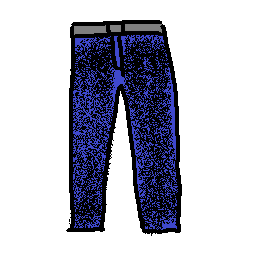
#> input picture pants.png, 256 x 256 px
$ python ANN.py
#> lines starting #> are read from the running program, lines starting #| are printed output that depends on the picture
import numpy as np
import nnfs
import os
import cv2
import pickle
import copy

nnfs.init()
#> (this line was passed over: nnfs is not available in this run)


# Dense layer
class Layer_Dense:

    # Layer initialization
    # [44 lines left out: functions __init__, forward, backward, not called in this run]

    # Retrieve layer parameters
    def get_parameters(self):
        return self.weights, self.biases

    # Set weights and biases in a layer instance
    def set_parameters(self, weights, biases):
        self.weights = weights
        self.biases = biases


# Dropout
class Layer_Dropout:

    # Init
    # [20 lines left out: functions __init__, forward, not called in this run]

    # Backward pass
    def backward(self, dvalues):
        # Gradient on values
        self.dinputs = dvalues * self.binary_mask


# Input "layer"
class Layer_Input:

    # Forward pass
    def forward(self, inputs, training):
        self.output = inputs


# ReLU activation
class Activation_ReLU:

    # Forward pass
    # [14 lines left out: functions forward, backward, not called in this run]

    # Calculate predictions for outputs
    def predictions(self, outputs):
        return outputs


# Softmax activation
class Activation_Softmax:

    # Forward pass
    # [27 lines left out: functions forward, backward, not called in this run]

    # Calculate predictions for outputs
    def predictions(self, outputs):
        return np.argmax(outputs, axis=1)


# Sigmoid activation
class Activation_Sigmoid:

    # Forward pass
    # [5 lines left out: function forward, not called in this run]

    # Backward pass
    def backward(self, dvalues):
        # Derivative - calculates from output of the sigmoid function
        self.dinputs = dvalues * (1 - self.output) * self.output

    # Calculate predictions for outputs
    def predictions(self, outputs):
        return (outputs > 0.5) * 1


# Linear activation
class Activation_Linear:

    # Forward pass
    # [4 lines left out: function forward, not called in this run]

    # Backward pass
    def backward(self, dvalues):
        # derivative is 1, 1 * dvalues = dvalues - the chain rule
        self.dinputs= dvalues.copy()

    # Calculate predictions for outputs
    def predictions(self, outputs):
        return outputs


# SGD optimizer
class Optimizer_SGD:

    # initialize optimizer - set settings,
    # learning rate of 1. is default for this optimizer
    # [6 lines left out: function __init__, not called in this run]

    # Call once before any parameter updates
    def pre_update_params(self):
        if self.decay:
            self.current_learning_rate = self.learning_rate * (1. / (1. + self.decay * self.iterations))

    # Update parameters
    # [33 lines left out: function update_params, not called in this run]

    # Call once after any parameter updates
    def post_update_params(self):
        self.iterations += 1


# Adagrad optimizer
class Optimizer_Adagrad:

    # initizalize optimizer - set settings
    # [6 lines left out: function __init__, not called in this run]

    # Call once before any parameter updates
    def pre_update_params(self):
        if self.decay:
            self.current_learning_rate = self.learning_rate * (1. / (1. + self.decay * self.iterations))

    # Update parameters
    # [16 lines left out: function update_params, not called in this run]

    # Call once after any parameter updates
    def post_update_params(self):
        self.iterations += 1


# RMSprop optimizer
class Optimizer_RMSprop:

    # Initialize optimizer - set settings
    # [7 lines left out: function __init__, not called in this run]

    # Call once before any parameter updates
    def pre_update_params(self):
        if self.decay:
            self.current_learning_rate = self.learning_rate * (1. / (1. + self.decay * self.iterations))

    # Update parameters
    # [16 lines left out: function update_params, not called in this run]

    # Call once after any parameter updates
    def post_update_params(self):
        self.iterations += 1


# Adam optimizer
class Optimizer_Adam:

    # Initialize optimizer - set settings
    # [8 lines left out: function __init__, not called in this run]

    # Call once before any parameter updates
    def pre_update_params(self):
        if self.decay:
            self.current_learning_rate = self.learning_rate * (1. / (1. + self.decay * self.iterations))

    # Update parameters
    # [32 lines left out: function update_params, not called in this run]

    # Call once after any parameter updates
    def post_update_params(self):
        self.iterations += 1


# Common loss class
class Loss:

    # Regularization loss calculation
    # [27 lines left out: function regularization_loss, not called in this run]

    # Set/remember trainable layers
    def remember_trainable_layer(self, trainable_layers):
        self.trainable_layers = trainable_layers

    # Calculates the data and regularization losses
    # given model output and ground truth values
    # [31 lines left out: functions calculate, calculate_accumulated, not called in this run]

    # Reset variables for accumulated loss
    def new_pass(self):
        self.accumulated_sum = 0
        self.accumulated_count = 0


# Cross-entropy loss
class Loss_CategoricalCrossentropy(Loss):

    # Forward pass
    # [45 lines left out: functions forward, backward, not called in this run]


# Softmax classifier - combined Softmax activation
# and cross-entropy loss for faster backward step
class Activation_Softmax_Loss_CategoricalCrossentropy():

    # Creates activation and loss function objects
    def __init__(self):
        self.activation = Activation_Softmax()
        self.loss = Loss_CategoricalCrossentropy()

    # Forward pass
    # [20 lines left out: functions forward, backward, not called in this run]


# Binary cross-entropy loss
class Loss_BinaryCrossentropy(Loss):

    # Forward pass
    # [31 lines left out: functions forward, backward, not called in this run]


# Mean Squared Erros loss
class Loss_MeanSquaredError(Loss): # L2 loss

    # Forward pass
    # [21 lines left out: functions forward, backward, not called in this run]


# Mean Absolute Error loss
class Loss_MeanAbsoluteError(Loss): # L1 loss

    # Forward pass
    # [21 lines left out: functions forward, backward, not called in this run]


# Common accuracy class
class Accuracy:

    # Calculates an accuracy given predictions and ground truth values
    # [23 lines left out: functions calculate, calculate_accumulated, not called in this run]

    # Reset varaibles for accumulated accuracy
    def new_pass(self):
        self.accumulated_sum = 0
        self.accumulated_count = 0


# Accuracy calculation for regression model
class Accuracy_Regression(Accuracy):

    def __init__(self):
        # Create precision property
        self.precision = None

    # Calculates precision value based on passed in ground truth
    def init(self, y, reinit=False):
        if self.precision is None or reinit:
            self.precision = np.std(y) / 250

    # Compares predictions to the ground truth values
    def compare(self, predictions, y):
        return np.absolute(predictions - y) < self.precision


# Accuracy calculation for classification model
class Accuracy_Categorical(Accuracy):

    # No initialization is needed
    def init(self, y):
        pass

    # Compares predictions to the ground truth values
    # [4 lines left out: function compare, not called in this run]


# Model class
class Model:

    # [5 lines left out: function __init__, not called in this run]

    # Add objects to the model
    def add(self, layer):
        self.layers.append(layer)

    # Set loss, optimizer and accuracy
    # [310 lines left out: functions set, finalize, train, forward, backward, evaluate and 5 more, not called in this run]

    # Load and returns a model
    @staticmethod
    def load(path):

        # Open file in the binary-read mode, load a model
        with open(path, 'rb') as f:
            model = pickle.load(f)

        # Return a model
        return model

    # Predicts on the samples
    # [71 lines left out: functions predict, load_mnist_dataset, create_data_mnist, not called in this run]


fashion_mnist_labels = {
    0: 'T-shirt/top',
    1: 'Trouser',
    2: 'Pullover',
    3: 'Dress',
    4: 'Coat',
    5: 'Sandal',
    6: 'Shirt',
    7: 'Sneaker',
    8: 'Bag',
    9: 'Ankle boot'
}

image_data = cv2.imread('pants.png', cv2.IMREAD_GRAYSCALE)
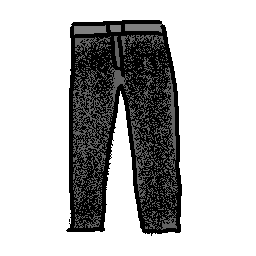
#> image_data: shape (256, 256); min 0, max 255, mean 188.5
image_data = cv2.resize(image_data, (28, 28))
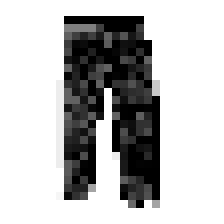
#> image_data: shape (28, 28) (shown 8 times larger); min 0, max 255, mean 188.1
image_data = 255 - image_data
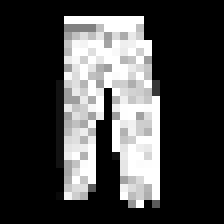
#> image_data: shape (28, 28) (shown 8 times larger); min 0, max 255, mean 66.9
image_data = (image_data.reshape(1, -1).astype(np.float32) - 127.5) / 127.5

# Instantiate the model
model = Model.load('fashion_mnist.model')
#> (the run stopped early here; a loop or call above may not have finished)
